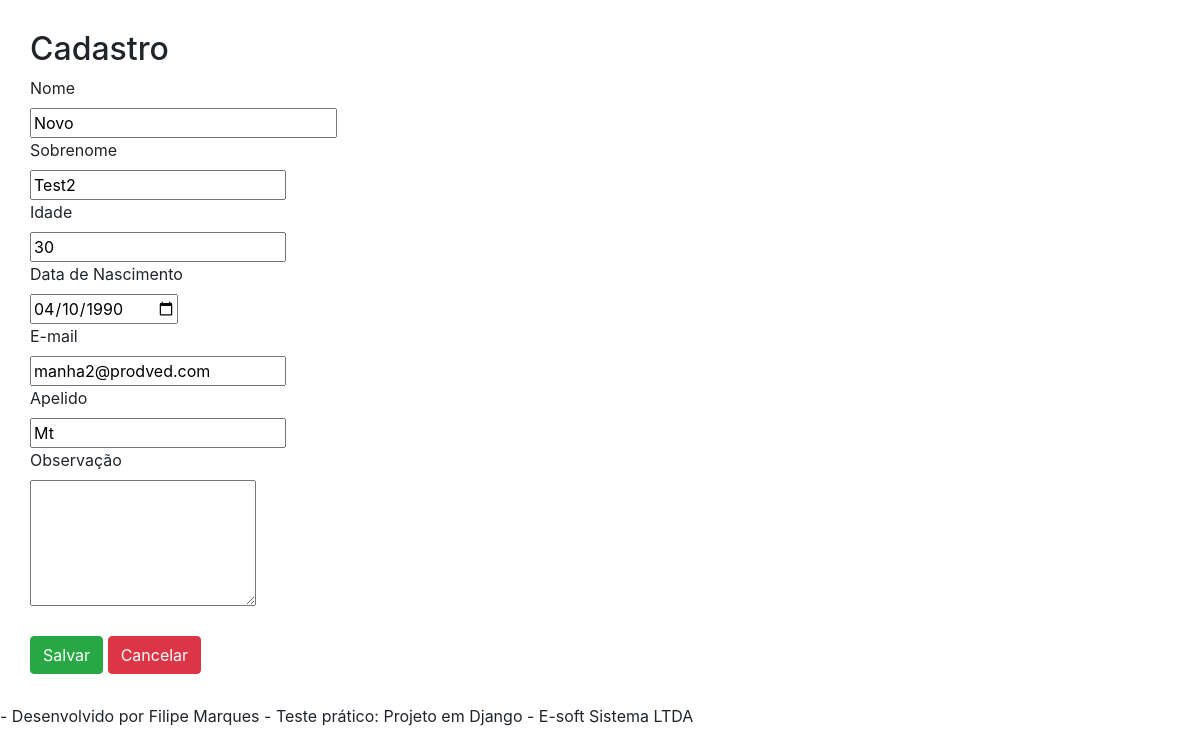
/listapessoas/novocadastro/?id=20, run on the app's committed database.
### core/models.py (models this page shows)
class cadastro_pessoa(models.Model):
    nome = models.CharField(max_length=16, null=False, verbose_name="Nome")
    sobrenome = models.CharField(max_length=32, null=False, verbose_name="Sobrenome")
    idade = models.PositiveIntegerField()
    data_nascimento = models.DateField(null=False, verbose_name="Data de Nascimento")
    email = models.EmailField(null=False, verbose_name="E-mail")
    apelido = models.CharField(max_length=8, verbose_name="Apelido") #preciso colocar blank=true e null=true
    observacao = models.TextField(blank=True, null=True)
    data_criacao = models.DateTimeField(auto_now=True)
    class Meta:
        db_table = "Cadastro_Pessoas"
        ordering = ["nome", "sobrenome"]
    def get_data_nascimento_input(self):
        if self.data_nascimento == None:
            self.data_nascimento
        else:
            return self.data_nascimento.strftime('%Y-%m-%d')

### core/views.py (the view, shortened to what this page needs)
# urls.py: path('listapessoas/novocadastro/', views.novocadastro),
def novocadastro(request):
    id_pessoa = request.GET.get('id')
    dados = {}
    if id_pessoa:
       dados['cadastro_pessoa'] = cadastro_pessoa.objects.get(id=id_pessoa)
    return render(request, 'novocadastro.html', dados)

### templates/novocadastro.html (shortened to what this page needs)
{% extends "model-page.html" %}
{% block content %}
<div style="padding:30px">
    <h2>Cadastro</h2>
    <form  action="submit" method="POST">{% csrf_token %}
        <label>Nome</label>
        <br>
        <input type="text" name="nome" size="25" value="{{ cadastro_pessoa.nome }}" required>
        <br>
        <label>Sobrenome</label>
        <br>
        <input type="text" name="sobrenome" value="{{ cadastro_pessoa.sobrenome }}" required>
        <br>
        <label>Idade</label>
        <br>
        <input type="text" name="idade" value="{% if cadastro_pessoa.idade != None %}{{ cadastro_pessoa.idade}}{% endif %}" required>
        <br>
        <label>Data de Nascimento</label>
        <br>
        <input type="date" name="data_nascimento" value="{{ cadastro_pessoa.get_data_nascimento_input }}" required>
        <br>
        <label>E-mail</label>
        <br>
        <input type="email" name="email" value="{{ cadastro_pessoa.email }}"required>
        <br>
        <label>Apelido</label>
        <br>
        <input type="text" name="apelido" value="{{ cadastro_pessoa.apelido }}"required>
        <br>
        <label>Observação</label>
        <br>
        <textarea name="observacao" rows="5">{% if cadastro_pessoa.observacao != None %}{{ cadastro_pessoa.observacao}}{% endif %}</textarea>
        <br><br>
        <button type="submit" class="btn btn-success">Salvar</button>
        <a href="/">
            <button type="button" class="btn btn-danger">Cancelar</button>
        </a>
    </form>
</div>
{% endblock%}

### data on the page
cadastro_pessoa: nome "Novo", sobrenome "Test2", idade "30", data_nascimento "04/10/1990", email "manha2@prodved.com", apelido "Mt"
